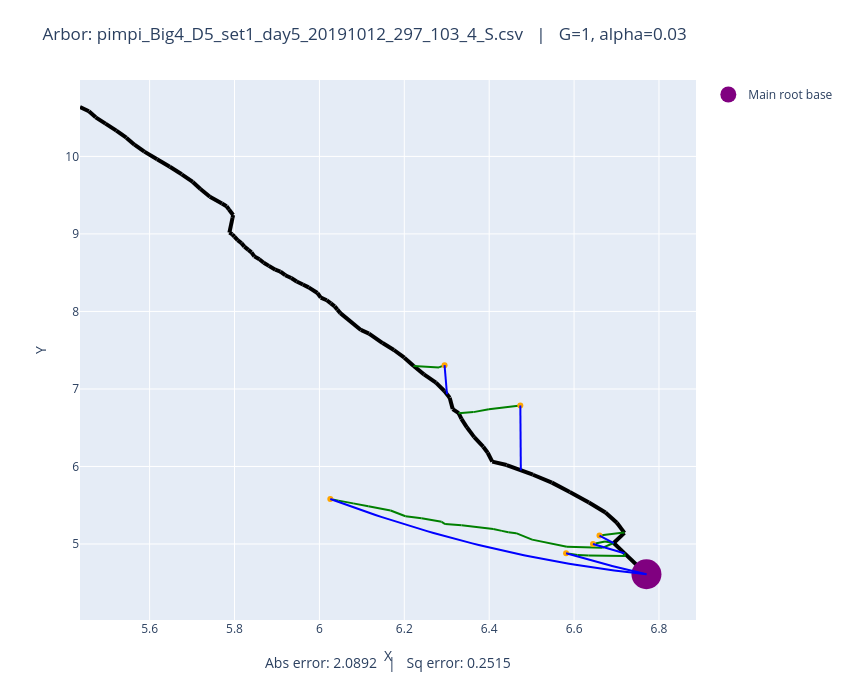

Notebook code for this chart:
### Code cell
# Plot both observed and optimized
plot_arbors(fname, 1, 0.03)

### Figure 1 — Plotly figure (JSON) as saved in the notebook; plotly's stock layout.template omitted (floating-point values rounded to 4 significant figures)
{"data": [{"line": {"color": "black", "width": 4}, "mode": "lines", "showlegend": false, "type": "scatter", "x": [6.77, 6.718], "y": [4.61, 4.882]}, {"line": {"color": "black", "width": 4}, "mode": "lines", "showlegend": false, "type": "scatter", "x": [6.718, 6.693], "y": [4.882, 5.013]}, {"line": {"color": "black", "width": 4}, "mode": "lines", "showlegend": false, "type": "scatter", "x": [6.693, 6.719], "y": [5.013, 5.144]}, {"line": {"color": "black", "width": 4}, "mode": "lines", "showlegend": false, "type": "scatter", "x": [6.719, 6.701], "y": [5.144, 5.274]}, {"line": {"color": "black", "width": 4}, "mode": "lines", "showlegend": false, "type": "scatter", "x": [6.701, 6.674], "y": [5.274, 5.406]}, {"line": {"color": "black", "width": 4}, "mode": "lines", "showlegend": false, "type": "scatter", "x": [6.674, 6.635], "y": [5.406, 5.536]}, {"line": {"color": "black", "width": 4}, "mode": "lines", "showlegend": false, "type": "scatter", "x": [6.635, 6.59], "y": [5.536, 5.672]}, {"line": {"color": "black", "width": 4}, "mode": "lines", "showlegend": false, "type": "scatter", "x": [6.59, 6.548], "y": [5.672, 5.792]}, {"line": {"color": "black", "width": 4}, "mode": "lines", "showlegend": false, "type": "scatter", "x": [6.548, 6.503], "y": [5.792, 5.894]}, {"line": {"color": "black", "width": 4}, "mode": "lines", "showlegend": false, "type": "scatter", "x": [6.503, 6.441], "y": [5.894, 6.019]}, {"line": {"color": "black", "width": 4}, "mode": "lines", "showlegend": false, "type": "scatter", "x": [6.441, 6.407], "y": [6.019, 6.063]}, {"line": {"color": "black", "width": 4}, "mode": "lines", "showlegend": false, "type": "scatter", "x": [6.407, 6.396], "y": [6.063, 6.177]}, {"line": {"color": "black", "width": 4}, "mode": "lines", "showlegend": false, "type": "scatter", "x": [6.396, 6.386], "y": [6.177, 6.255]}, {"line": {"color": "black", "width": 4}, "mode": "lines", "showlegend": false, "type": "scatter", "x": [6.386, 6.365], "y": [6.255, 6.379]}, {"line": {"color": "black", "width": 4}, "mode": "lines", "showlegend": false, "type": "scatter", "x": [6.365, 6.347], "y": [6.379, 6.505]}, {"line": {"color": "black", "width": 4}, "mode": "lines", "showlegend": false, "type": "scatter", "x": [6.347, 6.335], "y": [6.505, 6.615]}, {"line": {"color": "black", "width": 4}, "mode": "lines", "showlegend": false, "type": "scatter", "x": [6.335, 6.328], "y": [6.615, 6.688]}, {"line": {"color": "black", "width": 4}, "mode": "lines", "showlegend": false, "type": "scatter", "x": [6.328, 6.314], "y": [6.688, 6.741]}, {"line": {"color": "black", "width": 4}, "mode": "lines", "showlegend": false, "type": "scatter", "x": [6.314, 6.307], "y": [6.741, 6.888]}, {"line": {"color": "black", "width": 4}, "mode": "lines", "showlegend": false, "type": "scatter", "x": [6.307, 6.294], "y": [6.888, 6.973]}, {"line": {"color": "black", "width": 4}, "mode": "lines", "showlegend": false, "type": "scatter", "x": [6.294, 6.275], "y": [6.973, 7.082]}, {"line": {"color": "black", "width": 4}, "mode": "lines", "showlegend": false, "type": "scatter", "x": [6.275, 6.246], "y": [7.082, 7.188]}, {"line": {"color": "black", "width": 4}, "mode": "lines", "showlegend": false, "type": "scatter", "x": [6.246, 6.222], "y": [7.188, 7.296]}, {"line": {"color": "black", "width": 4}, "mode": "lines", "showlegend": false, "type": "scatter", "x": [6.222, 6.2], "y": [7.296, 7.404]}, {"line": {"color": "black", "width": 4}, "mode": "lines", "showlegend": false, "type": "scatter", "x": [6.2, 6.176], "y": [7.404, 7.502]}, {"line": {"color": "black", "width": 4}, "mode": "lines", "showlegend": false, "type": "scatter", "x": [6.176, 6.149], "y": [7.502, 7.592]}, {"line": {"color": "black", "width": 4}, "mode": "lines", "showlegend": false, "type": "scatter", "x": [6.149, 6.117], "y": [7.592, 7.715]}, {"line": {"color": "black", "width": 4}, "mode": "lines", "showlegend": false, "type": "scatter", "x": [6.117, 6.098], "y": [7.715, 7.761]}, {"line": {"color": "black", "width": 4}, "mode": "lines", "showlegend": false, "type": "scatter", "x": [6.098, 6.049], "y": [7.761, 7.978]}, {"line": {"color": "black", "width": 4}, "mode": "lines", "showlegend": false, "type": "scatter", "x": [6.049, 6.042], "y": [7.978, 8.023]}, {"line": {"color": "black", "width": 4}, "mode": "lines", "showlegend": false, "type": "scatter", "x": [6.042, 6.036], "y": [8.023, 8.065]}, {"line": {"color": "black", "width": 4}, "mode": "lines", "showlegend": false, "type": "scatter", "x": [6.036, 6.027], "y": [8.065, 8.104]}, {"line": {"color": "black", "width": 4}, "mode": "lines", "showlegend": false, "type": "scatter", "x": [6.027, 6.017], "y": [8.104, 8.145]}, {"line": {"color": "black", "width": 4}, "mode": "lines", "showlegend": false, "type": "scatter", "x": [6.017, 6.003], "y": [8.145, 8.179]}, {"line": {"color": "black", "width": 4}, "mode": "lines", "showlegend": false, "type": "scatter", "x": [6.003, 5.995], "y": [8.179, 8.238]}, {"line": {"color": "black", "width": 4}, "mode": "lines", "showlegend": false, "type": "scatter", "x": [5.995, 5.975], "y": [8.238, 8.31]}, {"line": {"color": "black", "width": 4}, "mode": "lines", "showlegend": false, "type": "scatter", "x": [5.975, 5.961], "y": [8.31, 8.347]}, {"line": {"color": "black", "width": 4}, "mode": "lines", "showlegend": false, "type": "scatter", "x": [5.961, 5.946], "y": [8.347, 8.387]}, {"line": {"color": "black", "width": 4}, "mode": "lines", "showlegend": false, "type": "scatter", "x": [5.946, 5.934], "y": [8.387, 8.431]}, {"line": {"color": "black", "width": 4}, "mode": "lines", "showlegend": false, "type": "scatter", "x": [5.934, 5.92], "y": [8.431, 8.467]}, {"line": {"color": "black", "width": 4}, "mode": "lines", "showlegend": false, "type": "scatter", "x": [5.92, 5.908], "y": [8.467, 8.515]}, {"line": {"color": "black", "width": 4}, "mode": "lines", "showlegend": false, "type": "scatter", "x": [5.908, 5.896], "y": [8.515, 8.538]}, {"line": {"color": "black", "width": 4}, "mode": "lines", "showlegend": false, "type": "scatter", "x": [5.896, 5.881], "y": [8.538, 8.588]}, {"line": {"color": "black", "width": 4}, "mode": "lines", "showlegend": false, "type": "scatter", "x": [5.881, 5.869], "y": [8.588, 8.629]}, {"line": {"color": "black", "width": 4}, "mode": "lines", "showlegend": false, "type": "scatter", "x": [5.869, 5.859], "y": [8.629, 8.673]}, {"line": {"color": "black", "width": 4}, "mode": "lines", "showlegend": false, "type": "scatter", "x": [5.859, 5.847], "y": [8.673, 8.711]}, {"line": {"color": "black", "width": 4}, "mode": "lines", "showlegend": false, "type": "scatter", "x": [5.847, 5.84], "y": [8.711, 8.762]}, {"line": {"color": "black", "width": 4}, "mode": "lines", "showlegend": false, "type": "scatter", "x": [5.84, 5.833], "y": [8.762, 8.795]}, {"line": {"color": "black", "width": 4}, "mode": "lines", "showlegend": false, "type": "scatter", "x": [5.833, 5.823], "y": [8.795, 8.836]}, {"line": {"color": "black", "width": 4}, "mode": "lines", "showlegend": false, "type": "scatter", "x": [5.823, 5.816], "y": [8.836, 8.881]}, {"line": {"color": "black", "width": 4}, "mode": "lines", "showlegend": false, "type": "scatter", "x": [5.816, 5.807], "y": [8.881, 8.919]}, {"line": {"color": "black", "width": 4}, "mode": "lines", "showlegend": false, "type": "scatter", "x": [5.807, 5.8], "y": [8.919, 8.964]}, {"line": {"color": "black", "width": 4}, "mode": "lines", "showlegend": false, "type": "scatter", "x": [5.8, 5.795], "y": [8.964, 8.995]}, {"line": {"color": "black", "width": 4}, "mode": "lines", "showlegend": false, "type": "scatter", "x": [5.795, 5.788], "y": [8.995, 9.017]}, {"line": {"color": "black", "width": 4}, "mode": "lines", "showlegend": false, "type": "scatter", "x": [5.788, 5.795], "y": [9.017, 9.208]}, {"line": {"color": "black", "width": 4}, "mode": "lines", "showlegend": false, "type": "scatter", "x": [5.795, 5.797], "y": [9.208, 9.244]}, {"line": {"color": "black", "width": 4}, "mode": "lines", "showlegend": false, "type": "scatter", "x": [5.797, 5.787], "y": [9.244, 9.315]}, {"line": {"color": "black", "width": 4}, "mode": "lines", "showlegend": false, "type": "scatter", "x": [5.787, 5.781], "y": [9.315, 9.357]}, {"line": {"color": "black", "width": 4}, "mode": "lines", "showlegend": false, "type": "scatter", "x": [5.781, 5.77], "y": [9.357, 9.392]}, {"line": {"color": "black", "width": 4}, "mode": "lines", "showlegend": false, "type": "scatter", "x": [5.77, 5.742], "y": [9.392, 9.479]}, {"line": {"color": "black", "width": 4}, "mode": "lines", "showlegend": false, "type": "scatter", "x": [5.742, 5.72], "y": [9.479, 9.58]}, {"line": {"color": "black", "width": 4}, "mode": "lines", "showlegend": false, "type": "scatter", "x": [5.72, 5.702], "y": [9.58, 9.671]}, {"line": {"color": "black", "width": 4}, "mode": "lines", "showlegend": false, "type": "scatter", "x": [5.702, 5.676], "y": [9.671, 9.77]}, {"line": {"color": "black", "width": 4}, "mode": "lines", "showlegend": false, "type": "scatter", "x": [5.676, 5.648], "y": [9.77, 9.867]}, {"line": {"color": "black", "width": 4}, "mode": "lines", "showlegend": false, "type": "scatter", "x": [5.648, 5.618], "y": [9.867, 9.965]}, {"line": {"color": "black", "width": 4}, "mode": "lines", "showlegend": false, "type": "scatter", "x": [5.618, 5.588], "y": [9.965, 10.06]}, {"line": {"color": "black", "width": 4}, "mode": "lines", "showlegend": false, "type": "scatter", "x": [5.588, 5.564], "y": [10.06, 10.15]}, {"line": {"color": "black", "width": 4}, "mode": "lines", "showlegend": false, "type": "scatter", "x": [5.564, 5.545], "y": [10.15, 10.24]}, {"line": {"color": "black", "width": 4}, "mode": "lines", "showlegend": false, "type": "scatter", "x": [5.545, 5.522], "y": [10.24, 10.33]}, {"line": {"color": "black", "width": 4}, "mode": "lines", "showlegend": false, "type": "scatter", "x": [5.522, 5.496], "y": [10.33, 10.42]}, {"line": {"color": "black", "width": 4}, "mode": "lines", "showlegend": false, "type": "scatter", "x": [5.496, 5.473], "y": [10.42, 10.5]}, {"line": {"color": "black", "width": 4}, "mode": "lines", "showlegend": false, "type": "scatter", "x": [5.473, 5.457], "y": [10.5, 10.58]}, {"line": {"color": "black", "width": 4}, "mode": "lines", "showlegend": false, "type": "scatter", "x": [5.457, 5.436], "y": [10.58, 10.64]}, {"line": {"color": "green", "width": 2}, "mode": "lines", "showlegend": false, "type": "scatter", "x": [6.66, 6.717], "y": [5.109, 5.147]}, {"line": {"color": "green", "width": 2}, "mode": "lines", "showlegend": false, "type": "scatter", "x": [6.717, 6.719], "y": [5.147, 5.144]}, {"line": {"color": "green", "width": 2}, "mode": "lines", "showlegend": false, "type": "scatter", "x": [6.645, 6.673], "y": [5.001, 5.034]}, {"line": {"color": "green", "width": 2}, "mode": "lines", "showlegend": false, "type": "scatter", "x": [6.673, 6.693], "y": [5.034, 5.013]}, {"line": {"color": "green", "width": 2}, "mode": "lines", "showlegend": false, "type": "scatter", "x": [6.026, 6.045], "y": [5.581, 5.559]}, {"line": {"color": "green", "width": 2}, "mode": "lines", "showlegend": false, "type": "scatter", "x": [6.045, 6.08], "y": [5.559, 5.524]}, {"line": {"color": "green", "width": 2}, "mode": "lines", "showlegend": false, "type": "scatter", "x": [6.08, 6.115], "y": [5.524, 5.486]}, {"line": {"color": "green", "width": 2}, "mode": "lines", "showlegend": false, "type": "scatter", "x": [6.115, 6.168], "y": [5.486, 5.433]}, {"line": {"color": "green", "width": 2}, "mode": "lines", "showlegend": false, "type": "scatter", "x": [6.168, 6.203], "y": [5.433, 5.358]}, {"line": {"color": "green", "width": 2}, "mode": "lines", "showlegend": false, "type": "scatter", "x": [6.203, 6.241], "y": [5.358, 5.332]}, {"line": {"color": "green", "width": 2}, "mode": "lines", "showlegend": false, "type": "scatter", "x": [6.241, 6.288], "y": [5.332, 5.286]}, {"line": {"color": "green", "width": 2}, "mode": "lines", "showlegend": false, "type": "scatter", "x": [6.288, 6.296], "y": [5.286, 5.257]}, {"line": {"color": "green", "width": 2}, "mode": "lines", "showlegend": false, "type": "scatter", "x": [6.296, 6.335], "y": [5.257, 5.241]}, {"line": {"color": "green", "width": 2}, "mode": "lines", "showlegend": false, "type": "scatter", "x": [6.335, 6.41], "y": [5.241, 5.194]}, {"line": {"color": "green", "width": 2}, "mode": "lines", "showlegend": false, "type": "scatter", "x": [6.41, 6.43], "y": [5.194, 5.169]}, {"line": {"color": "green", "width": 2}, "mode": "lines", "showlegend": false, "type": "scatter", "x": [6.43, 6.445], "y": [5.169, 5.151]}, {"line": {"color": "green", "width": 2}, "mode": "lines", "showlegend": false, "type": "scatter", "x": [6.445, 6.463], "y": [5.151, 5.14]}, {"line": {"color": "green", "width": 2}, "mode": "lines", "showlegend": false, "type": "scatter", "x": [6.463, 6.501], "y": [5.14, 5.056]}, {"line": {"color": "green", "width": 2}, "mode": "lines", "showlegend": false, "type": "scatter", "x": [6.501, 6.583], "y": [5.056, 4.963]}, {"line": {"color": "green", "width": 2}, "mode": "lines", "showlegend": false, "type": "scatter", "x": [6.583, 6.667], "y": [4.963, 4.951]}, {"line": {"color": "green", "width": 2}, "mode": "lines", "showlegend": false, "type": "scatter", "x": [6.667, 6.693], "y": [4.951, 5.013]}, {"line": {"color": "green", "width": 2}, "mode": "lines", "showlegend": false, "type": "scatter", "x": [6.581, 6.608], "y": [4.88, 4.86]}, {"line": {"color": "green", "width": 2}, "mode": "lines", "showlegend": false, "type": "scatter", "x": [6.608, 6.634], "y": [4.86, 4.851]}, {"line": {"color": "green", "width": 2}, "mode": "lines", "showlegend": false, "type": "scatter", "x": [6.634, 6.72], "y": [4.851, 4.845]}, {"line": {"color": "green", "width": 2}, "mode": "lines", "showlegend": false, "type": "scatter", "x": [6.72, 6.718], "y": [4.845, 4.882]}, {"line": {"color": "green", "width": 2}, "mode": "lines", "showlegend": false, "type": "scatter", "x": [6.295, 6.282], "y": [7.307, 7.278]}, {"line": {"color": "green", "width": 2}, "mode": "lines", "showlegend": false, "type": "scatter", "x": [6.282, 6.222], "y": [7.278, 7.296]}, {"line": {"color": "green", "width": 2}, "mode": "lines", "showlegend": false, "type": "scatter", "x": [6.473, 6.399], "y": [6.788, 6.737]}, {"line": {"color": "green", "width": 2}, "mode": "lines", "showlegend": false, "type": "scatter", "x": [6.399, 6.363], "y": [6.737, 6.701]}, {"line": {"color": "green", "width": 2}, "mode": "lines", "showlegend": false, "type": "scatter", "x": [6.363, 6.328], "y": [6.701, 6.688]}, {"marker": {"color": "orange"}, "mode": "markers", "showlegend": false, "type": "scatter", "x": [6.66], "y": [5.109]}, {"marker": {"color": "orange"}, "mode": "markers", "showlegend": false, "type": "scatter", "x": [6.645], "y": [5.001]}, {"marker": {"color": "orange"}, "mode": "markers", "showlegend": false, "type": "scatter", "x": [6.026], "y": [5.581]}, {"marker": {"color": "orange"}, "mode": "markers", "showlegend": false, "type": "scatter", "x": [6.581], "y": [4.88]}, {"marker": {"color": "orange"}, "mode": "markers", "showlegend": false, "type": "scatter", "x": [6.295], "y": [7.307]}, {"marker": {"color": "orange"}, "mode": "markers", "showlegend": false, "type": "scatter", "x": [6.473], "y": [6.788]}, {"marker": {"color": "purple", "size": 30}, "mode": "markers", "name": "Main root base", "type": "scatter", "x": [6.77], "y": [4.61]}, {"line": {"color": "blue"}, "mode": "lines", "showlegend": false, "type": "scatter", "x": [6.66, 6.661, 6.661, 6.662, 6.663, 6.663, 6.664, 6.665, 6.665, 6.666, 6.667, 6.667, 6.668, 6.669, 6.669, 6.67, 6.671, 6.671, 6.672, 6.673, 6.674, 6.674, 6.675, 6.676, 6.676, 6.677, 6.678, 6.678, 6.679, 6.68, 6.68, 6.681, 6.682, 6.682, 6.683, 6.684, 6.684, 6.685, 6.686, 6.686, 6.687, 6.688, 6.689, 6.689, 6.69, 6.691, 6.691, 6.692, 6.693, 6.693], "y": [5.109, 5.107, 5.105, 5.103, 5.101, 5.099, 5.097, 5.095, 5.093, 5.091, 5.089, 5.087, 5.085, 5.083, 5.082, 5.08, 5.078, 5.076, 5.074, 5.072, 5.07, 5.068, 5.066, 5.064, 5.062, 5.06, 5.058, 5.056, 5.054, 5.052, 5.05, 5.048, 5.046, 5.044, 5.042, 5.04, 5.038, 5.036, 5.034, 5.032, 5.03, 5.028, 5.026, 5.024, 5.022, 5.021, 5.019, 5.017, 5.015, 5.013]}, {"line": {"color": "blue"}, "mode": "lines", "showlegend": false, "type": "scatter", "x": [6.645, 6.646, 6.648, 6.649, 6.651, 6.652, 6.654, 6.655, 6.657, 6.658, 6.66, 6.661, 6.663, 6.664, 6.666, 6.667, 6.669, 6.67, 6.672, 6.673, 6.675, 6.676, 6.678, 6.679, 6.681, 6.682, 6.684, 6.685, 6.687, 6.688, 6.69, 6.691, 6.693, 6.694, 6.696, 6.697, 6.699, 6.7, 6.702, 6.703, 6.705, 6.706, 6.708, 6.709, 6.711, 6.712, 6.714, 6.715, 6.717, 6.718], "y": [5.001, 4.998, 4.996, 4.993, 4.991, 4.988, 4.986, 4.983, 4.981, 4.978, 4.976, 4.973, 4.971, 4.968, 4.966, 4.963, 4.961, 4.958, 4.956, 4.953, 4.951, 4.948, 4.946, 4.944, 4.941, 4.939, 4.936, 4.934, 4.931, 4.929, 4.927, 4.924, 4.922, 4.919, 4.917, 4.915, 4.912, 4.91, 4.908, 4.905, 4.903, 4.9, 4.898, 4.896, 4.893, 4.891, 4.889, 4.886, 4.884, 4.882]}, {"line": {"color": "blue"}, "mode": "lines", "showlegend": false, "type": "scatter", "x": [6.026, 6.041, 6.056, 6.071, 6.086, 6.102, 6.117, 6.132, 6.147, 6.162, 6.178, 6.193, 6.208, 6.223, 6.238, 6.254, 6.269, 6.284, 6.299, 6.314, 6.33, 6.345, 6.36, 6.375, 6.39, 6.406, 6.421, 6.436, 6.451, 6.466, 6.482, 6.497, 6.512, 6.527, 6.542, 6.558, 6.573, 6.588, 6.603, 6.618, 6.634, 6.649, 6.664, 6.679, 6.694, 6.71, 6.725, 6.74, 6.755, 6.77], "y": [5.581, 5.55, 5.52, 5.49, 5.46, 5.431, 5.403, 5.374, 5.347, 5.32, 5.293, 5.267, 5.241, 5.215, 5.19, 5.166, 5.142, 5.118, 5.095, 5.073, 5.051, 5.029, 5.008, 4.987, 4.967, 4.947, 4.928, 4.909, 4.89, 4.872, 4.855, 4.838, 4.821, 4.805, 4.789, 4.774, 4.759, 4.745, 4.731, 4.718, 4.705, 4.693, 4.681, 4.669, 4.658, 4.648, 4.637, 4.628, 4.619, 4.61]}, {"line": {"color": "blue"}, "mode": "lines", "showlegend": false, "type": "scatter", "x": [6.581, 6.585, 6.589, 6.593, 6.597, 6.6, 6.604, 6.608, 6.612, 6.616, 6.62, 6.624, 6.628, 6.631, 6.635, 6.639, 6.643, 6.647, 6.651, 6.655, 6.658, 6.662, 6.666, 6.67, 6.674, 6.678, 6.682, 6.685, 6.689, 6.693, 6.697, 6.701, 6.705, 6.709, 6.713, 6.716, 6.72, 6.724, 6.728, 6.732, 6.736, 6.74, 6.743, 6.747, 6.751, 6.755, 6.759, 6.763, 6.767, 6.77], "y": [4.88, 4.874, 4.868, 4.862, 4.855, 4.849, 4.843, 4.837, 4.831, 4.825, 4.819, 4.813, 4.807, 4.801, 4.796, 4.79, 4.784, 4.778, 4.773, 4.767, 4.761, 4.756, 4.75, 4.744, 4.739, 4.733, 4.728, 4.722, 4.717, 4.712, 4.706, 4.701, 4.695, 4.69, 4.685, 4.68, 4.675, 4.669, 4.664, 4.659, 4.654, 4.649, 4.644, 4.639, 4.634, 4.629, 4.624, 4.619, 4.615, 4.61]}, {"line": {"color": "blue"}, "mode": "lines", "showlegend": false, "type": "scatter", "x": [6.295, 6.295, 6.295, 6.295, 6.295, 6.295, 6.296, 6.296, 6.296, 6.296, 6.296, 6.296, 6.296, 6.296, 6.296, 6.297, 6.297, 6.297, 6.297, 6.297, 6.297, 6.297, 6.297, 6.298, 6.298, 6.298, 6.298, 6.298, 6.298, 6.298, 6.298, 6.298, 6.299, 6.299, 6.299, 6.299, 6.299, 6.299, 6.299, 6.299, 6.3, 6.3, 6.3, 6.3, 6.3, 6.3, 6.3, 6.3, 6.3, 6.301], "y": [7.307, 7.3, 7.292, 7.284, 7.277, 7.269, 7.261, 7.254, 7.246, 7.238, 7.231, 7.223, 7.215, 7.208, 7.2, 7.192, 7.185, 7.177, 7.169, 7.162, 7.154, 7.146, 7.139, 7.131, 7.123, 7.116, 7.108, 7.1, 7.092, 7.085, 7.077, 7.069, 7.062, 7.054, 7.046, 7.039, 7.031, 7.023, 7.016, 7.008, 7.0, 6.993, 6.985, 6.977, 6.97, 6.962, 6.954, 6.947, 6.939, 6.931]}, {"line": {"color": "blue"}, "mode": "lines", "showlegend": false, "type": "scatter", "x": [6.473, 6.473, 6.473, 6.473, 6.473, 6.473, 6.474, 6.474, 6.474, 6.474, 6.474, 6.474, 6.474, 6.474, 6.474, 6.474, 6.474, 6.474, 6.474, 6.474, 6.474, 6.474, 6.474, 6.474, 6.474, 6.474, 6.474, 6.474, 6.474, 6.474, 6.474, 6.474, 6.474, 6.474, 6.474, 6.474, 6.474, 6.474, 6.474, 6.474, 6.474, 6.474, 6.474, 6.474, 6.474, 6.474, 6.475, 6.475, 6.475, 6.475], "y": [6.788, 6.771, 6.754, 6.737, 6.72, 6.703, 6.686, 6.669, 6.652, 6.634, 6.617, 6.6, 6.583, 6.566, 6.549, 6.532, 6.515, 6.498, 6.481, 6.464, 6.447, 6.429, 6.412, 6.395, 6.378, 6.361, 6.344, 6.327, 6.31, 6.293, 6.276, 6.259, 6.242, 6.225, 6.207, 6.19, 6.173, 6.156, 6.139, 6.122, 6.105, 6.088, 6.071, 6.054, 6.037, 6.02, 6.003, 5.985, 5.968, 5.951]}], "layout": {"annotations": [{"font": {"size": 14}, "showarrow": false, "text": "Abs error: 2.0892   |   Sq error: 0.2515", "x": 0.5, "xref": "paper", "y": -0.1, "yref": "paper"}], "height": 700, "margin": {"b": 80, "t": 80}, "title": {"text": "Arbor: pimpi_Big4_D5_set1_day5_20191012_297_103_4_S.csv   |   G=1, alpha=0.03"}, "width": 850, "xaxis": {"autorange": true, "range": [5.436, 6.888], "title": {"text": "X"}, "type": "linear"}, "yaxis": {"autorange": true, "range": [4.02, 10.99], "title": {"text": "Y"}, "type": "linear"}}}
